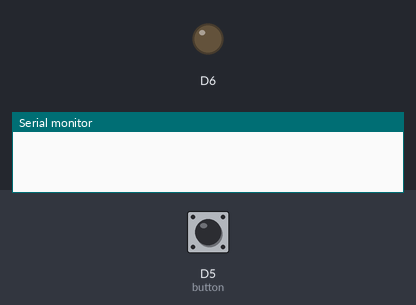
The sketch below on a simulated ESP8266 (NodeMCU). On the bench: output pins drawn as LEDs (lit = HIGH), the last lines printed to the serial monitor. Dashed ring = blinking. Inputs (shaded band) come from the test bench; at power-on: D5 (button) HIGH.

Above: at 1.3 s.
1.4 s: D5 (button) pulled LOW for 1 s
At 1.87 s:
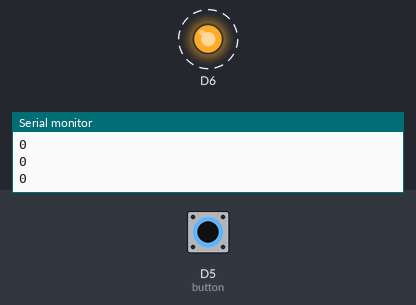
4.4 s: D5 (button) pulled LOW for 3.2 s
At 8.8 s:
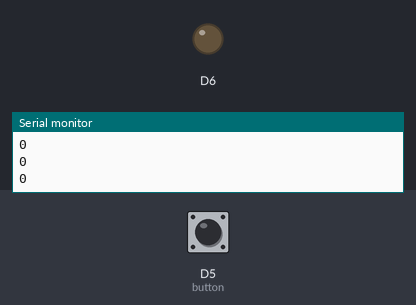
Timing chart, 0 to 10.3 s (numbered marks = the images above; inputs shaded):
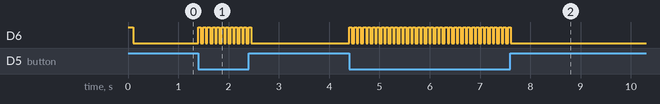

Measured:
- after the input at 1.4 s, D6: alternates HIGH for 0.05 s and LOW for 0.05 s, 24 changes in all, then stays LOW, starting at once
- after the input at 4.4 s, D6: alternates HIGH for 0.05 s and LOW for 0.05 s, 72 changes in all, then stays LOW, starting at once

The sketch:

Test_Server.ino
```cpp
#include <ESP8266WiFi.h>
#include <espnow.h>

// Structure example to receive data
// Must match the sender structure
typedef struct struct_message {
  int id;
} struct_message;

int button = D5;
// Callback function that will be executed when data is received
void buzzBlynk() {
  digitalWrite(D6, HIGH);
  delay(100);
  digitalWrite(D6, LOW);
}

void buzzReset() {
  digitalWrite(D6, HIGH);
  delay(50);
  digitalWrite(D6, LOW);
  delay(50);
  digitalWrite(D6, HIGH);
  delay(50);
  digitalWrite(D6, LOW);
}
void buzzReceived() {
  digitalWrite(D6, HIGH);
  delay(1000);
  digitalWrite(D6, LOW);
}
void setup() {
  // Initialize Serial Monitor
  Serial.begin(9600);
  pinMode(button, INPUT_PULLUP);
  pinMode(D6, OUTPUT);
  buzzBlynk();
  // Set device as a Wi-Fi Station
  WiFi.mode(WIFI_STA);
  WiFi.disconnect();
  // Init ESP-NOW
  if (esp_now_init() != 0) {
  }
  esp_now_set_self_role(ESP_NOW_ROLE_SLAVE);
}
struct_message myData;
boolean allowed = false;
int firstValue;

void OnDataRecv(uint8_t *mac_addr, uint8_t *incomingData, uint8_t len) {
  memcpy(&myData, incomingData, sizeof(myData));
  firstValue = myData.id;
}

void loop() {
  if (digitalRead(button) == 0) {
    Serial.println("0");
    buzzReset();
    allowed = true;
  }
  if (allowed == true) {
    firstValue = 0;
    esp_now_register_recv_cb(OnDataRecv);
    delay(30);
    if (firstValue != 0) {
      esp_now_unregister_recv_cb();
      allowed = false;
      Serial.println(firstValue);
      buzzReceived();
    }
  }
}
```
